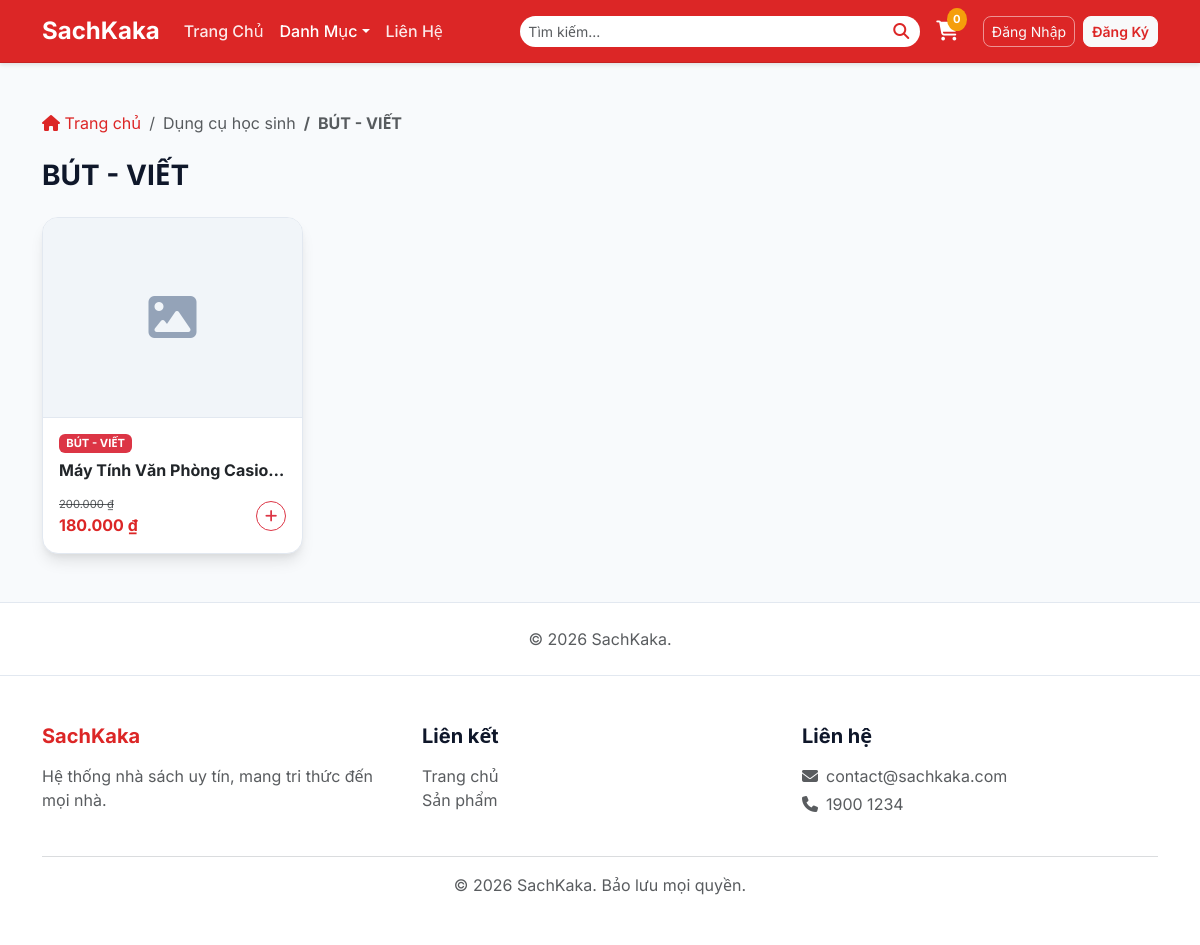
Screenshot of /products?category=4 with the database file from the repository.
### tables this page shows
CREATE TABLE `danhmuc` (  
  `id` int(11) NOT NULL AUTO_INCREMENT,
  `tendanhmuc` varchar(50) NOT NULL,
  PRIMARY KEY (`id`)
);

CREATE TABLE `danhmucchitiet` (
  `id` int(11) NOT NULL AUTO_INCREMENT,
  `tendanhmuc` varchar(50) NOT NULL,
  `danhmuc_id` int(11) NOT NULL,
  PRIMARY KEY (`id`),
  FOREIGN KEY (`danhmuc_id`) REFERENCES `danhmuc` (`id`) ON DELETE CASCADE
);

CREATE TABLE `mathang` (
  `id` int(11) NOT NULL AUTO_INCREMENT,
  `tenmathang` varchar(255) NOT NULL,
  `mota` text,
  `giagoc` float NOT NULL DEFAULT 0,
  `giaban` float NOT NULL DEFAULT 0,
  `soluongton` int(11) NOT NULL DEFAULT 0,
  `hinhanh` varchar(255) DEFAULT NULL,
  `danhmucchitiet_id` int(11) NOT NULL,
  `luotxem` int(11) NOT NULL DEFAULT 0,
  `luotmua` int(11) NOT NULL DEFAULT 0,
  PRIMARY KEY (`id`),
  FOREIGN KEY (`danhmucchitiet_id`) REFERENCES `danhmucchitiet` (`id`) ON DELETE CASCADE
);

### core/Controller.php (called while the page is built, shortened)
<?php
class Controller {
    protected function render(string $view, array $data = [], string $layout = 'main'): void {
        extract($data);
        require ROOT . '/view/' . $view . '.php';
        $content = ob_get_clean();
        require ROOT . '/view/layout/' . $layout . '.php';
    }
}

### controller/Product.php (called while the page is built, shortened)
<?php
class Product extends Controller {
    public function index(): void {
        $categoryId = $_GET['category'] ?? null;
        $q = $_GET['q'] ?? null;
        $danhMucModel = new DanhMucModel();
        $matHangModel = new MatHangModel();
        $breadcrumb = null;
        if ($categoryId) {
            $s = (new DanhMucChiTietModel())->getAllWithParent();
            foreach ($s as $cat) {
                if ($cat['id'] == $categoryId) { $breadcrumb = $cat; break; }
            }
        }
        $this->render('product/index', [
            'pageTitle' => $breadcrumb ? htmlspecialchars($breadcrumb['tendanhmuc']) . ' - SachKaka' : 'Sản Phẩm - SachKaka',
            'categories' => $danhMucModel->getWithDetails(),
            'products' => $matHangModel->getFiltered($categoryId, $q),
            'q' => $q,
            'category' => $categoryId,
            'breadcrumb' => $breadcrumb,
        ]);
    }
}

### index.php (called while the page is built, shortened)
<?php
function url(string $path = ''): string {
    return BASE_PATH . '/' . ltrim($path, '/');
}
spl_autoload_register(function (string $class): void {
    foreach (['core', 'model', 'controller', 'app_admin/controller'] as $dir) {
        $file = ROOT . '/' . $dir . '/' . $class . '.php';
        if (file_exists($file)) {
            return;
        }
    }
});
Router::dispatch();

### core/Database.php (called while the page is built)
<?php
class Database {
    private static ?PDO $instance = null;
    public static function getInstance(): PDO {
        if (self::$instance === null) {
            self::$instance = new PDO(
                'mysql:host=' . DB_HOST . ';dbname=' . DB_NAME . ';charset=utf8mb4',
                DB_USER,
                DB_PASS
            );
            self::$instance->setAttribute(PDO::ATTR_ERRMODE, PDO::ERRMODE_EXCEPTION);
            self::$instance->setAttribute(PDO::ATTR_DEFAULT_FETCH_MODE, PDO::FETCH_ASSOC);
        }
        return self::$instance;
    }
}

### model/DanhMucChiTietModel.php (called while the page is built, shortened)
<?php
class DanhMucChiTietModel {
    private PDO $db;
    public function __construct() { $this->db = Database::getInstance(); }
    public function getAllWithParent(): array {
        return $this->db->query(
            "SELECT d.*, c.tendanhmuc as tendanhmuc_cha FROM danhmucchitiet d
             JOIN danhmuc c ON d.danhmuc_id = c.id"
        )->fetchAll();
    }
}

### model/MatHangModel.php (called while the page is built, shortened)
<?php
class MatHangModel {
    private PDO $db;
    public function __construct() { $this->db = Database::getInstance(); }
    public function getFiltered(?string $categoryId, ?string $query): array {
        $where = []; $params = [];
        if ($categoryId !== null && $categoryId !== '') {
            $where[] = "m.danhmucchitiet_id = ?"; $params[] = $categoryId;
        }
        $sql = "SELECT m.*, d.tendanhmuc as tendanhmuc_chitiet,
                (SELECT COUNT(*) FROM hinhanh_mathang WHERE mathang_id = m.id) as so_anh
                FROM mathang m JOIN danhmucchitiet d ON m.danhmucchitiet_id = d.id"
             . ($where ? ' WHERE ' . implode(' AND ', $where) : '')
             . " ORDER BY m.id DESC";
        $s = $this->db->prepare($sql);
        $s->execute($params);
        return $s->fetchAll();
    }
}

### view/layout/main.php (the view, shortened to what this page needs)
<!DOCTYPE html>
<html lang="vi">
<head>
    <link href="https://cdn.jsdelivr.net/npm/bootstrap@5.3.0/dist/css/bootstrap.min.css" rel="stylesheet">
    <link rel="stylesheet" href="https://cdnjs.cloudflare.com/ajax/libs/font-awesome/6.4.0/css/all.min.css">
    <link href="<?= url('view/css/style.css') ?>" rel="stylesheet">
</head>
<body>
<nav class="navbar navbar-expand-lg navbar-glass sticky-top">
    <div class="container">
        <a class="navbar-brand" href="<?= url('/') ?>">SachKaka</a>
        <div class="collapse navbar-collapse" id="navbarNav">
            <ul class="navbar-nav me-auto mb-2 mb-lg-0">
                <li class="nav-item">
                    <a class="nav-link <?= ($activeNav??'')==='home' ? 'active':'' ?>" href="<?= url('/') ?>">Trang Chủ</a>
                </li>
                <li class="nav-item dropdown">
                    <a class="nav-link dropdown-toggle <?= ($activeNav??'')==='products' ? 'active':'' ?>"
                       href="#" id="navbarDropdown" role="button" aria-expanded="false">Danh Mục</a>
                </li>
                <li class="nav-item"><a class="nav-link" href="#footer">Liên Hệ</a></li>
            </ul>
            <form class="search-form mx-lg-3 my-2 my-lg-0" action="<?= url('products') ?>" method="GET">
                <input class="form-control form-control-sm" type="search" name="q"
                       value="<?= htmlspecialchars($_GET['q'] ?? '') ?>" placeholder="Tìm kiếm...">
                <button class="btn-search" type="submit"><i class="fas fa-search"></i></button>
            </form>
            <a href="<?= url('cart') ?>" class="cart-icon"><i class="fas fa-shopping-cart"></i><span class="cart-badge" id="navCartBadge">0</span></a>
            <div class="d-flex align-items-center">
                <?php if (isset($_SESSION['user_id'])): ?>
                <div class="dropdown">
                    <a class="nav-link dropdown-toggle d-flex align-items-center" href="#" role="button"
                       id="userDropdown" data-bs-toggle="dropdown" aria-expanded="false">
                        <div style="width:35px;height:35px;border-radius:50%;background:white;display:flex;align-items:center;justify-content:center;margin-right:10px;font-weight:bold;color:var(--primary-color);">
                            <?= strtoupper(substr($_SESSION['user_name'], 0, 1)) ?>
                        </div>
                        <span>Xin chào, <strong><?= htmlspecialchars($_SESSION['user_name']) ?></strong></span>
                    </a>
                    <ul class="dropdown-menu dropdown-menu-end glass-panel" aria-labelledby="userDropdown">
                        <?php if ($_SESSION['user_role'] === 'admin'): ?>
                        <li><a class="dropdown-item text-light" href="<?= url('admin') ?>"><i class="fas fa-cogs me-2"></i>Quản trị hệ thống</a></li>
                        <?php endif; ?>
                        <li><a class="dropdown-item text-light" href="<?= url('my-orders') ?>"><i class="fas fa-box me-2"></i>Đơn hàng của tôi</a></li>
                        <li><hr class="dropdown-divider border-secondary"></li>
                        <li><a class="dropdown-item text-danger-custom" href="<?= url('logout') ?>"><i class="fas fa-sign-out-alt me-2"></i>Đăng Xuất</a></li>
                    </ul>
                </div>
                <?php else: ?>
                <a href="<?= url('login') ?>" class="btn btn-outline-light btn-sm me-2" style="border-radius:.5rem;border-color:rgba(255,255,255,.5)">Đăng Nhập</a>
                <a href="<?= url('register') ?>" class="btn btn-light btn-sm" style="color:var(--primary-color);font-weight:600;border-radius:.5rem">Đăng Ký</a>
                <?php endif; ?>
            </div>
        </div>
    </div>
</nav>
<?= $content ?>
<footer id="footer" class="mt-auto py-5" style="background:#fff;border-top:1px solid var(--glass-border)">
    <div class="container">
        <div class="row mb-4">
            <div class="col-md-4">
                <h5 class="fw-bold mb-3" style="color:var(--primary-color)">SachKaka</h5>
                <p class="text-muted">Hệ thống nhà sách uy tín, mang tri thức đến mọi nhà.</p>
            </div>
            <div class="col-md-4">
                <h5 class="fw-bold mb-3">Liên kết</h5>
                <ul class="list-unstyled">
                    <li><a href="<?= url('/') ?>" class="text-muted text-decoration-none">Trang chủ</a></li>
                    <li><a href="<?= url('products') ?>" class="text-muted text-decoration-none">Sản phẩm</a></li>
                </ul>
            </div>
            <div class="col-md-4">
                <h5 class="fw-bold mb-3">Liên hệ</h5>
                <p class="text-muted mb-1"><i class="fas fa-envelope me-2"></i>contact@sachkaka.com</p>
                <p class="text-muted"><i class="fas fa-phone me-2"></i>1900 1234</p>
            </div>
        </div>
        <hr class="border-secondary opacity-25">
        <p class="mb-0 text-center text-muted">&copy; 2026 SachKaka. Bảo lưu mọi quyền.</p>
    </div>
</footer>
</body>
</html>

### view/product/index.php (shortened to what this page needs)
<?php $activeNav = 'products'; ?>
<div class="container my-5 flex-grow-1">
    <?php if (isset($breadcrumb)): ?>
    <nav aria-label="breadcrumb" class="mb-4">
        <ol class="breadcrumb">
            <li class="breadcrumb-item"><a href="<?= url('/') ?>" class="text-decoration-none text-danger-custom"><i class="fas fa-home"></i> Trang chủ</a></li>
            <li class="breadcrumb-item text-muted"><?= htmlspecialchars($breadcrumb['tendanhmuc_cha']) ?></li>
            <li class="breadcrumb-item active fw-bold" aria-current="page"><?= htmlspecialchars($breadcrumb['tendanhmuc']) ?></li>
        </ol>
    </nav>
    <h3 class="fw-bold mb-4"><?= htmlspecialchars($breadcrumb['tendanhmuc']) ?></h3>
    <?php endif; ?>
    <?php if (count($products) > 0): ?>
    <div class="row g-4">
        <?php foreach ($products as $product): ?>
        <div class="col-6 col-md-4 col-lg-3">
            <div class="card glass-panel book-card h-100 border-0">
                <a href="<?= url('product?id=' . $product['id']) ?>" class="text-decoration-none text-dark d-flex flex-column h-100">
                    <div class="book-img position-relative">
                    </div>
                    <div class="card-body d-flex flex-column p-3">
                        <span class="badge bg-danger w-auto mb-2" style="align-self:flex-start;font-size:.7rem"><?= htmlspecialchars($product['tendanhmuc_chitiet']) ?></span>
                        <h6 class="card-title fw-bold text-truncate" title="<?= htmlspecialchars($product['tenmathang']) ?>"><?= htmlspecialchars($product['tenmathang']) ?></h6>
                        <div class="mt-auto d-flex justify-content-between align-items-center pt-2">
                            <div>
                                <?php if ($product['giagoc'] > $product['giaban']): ?>
                                <small class="text-decoration-line-through text-muted d-block" style="font-size:.7rem"><?= number_format($product['giagoc'],0,',','.') ?> ₫</small>
                                <?php endif; ?>
                                <span class="fw-bold fs-6 text-danger-custom"><?= number_format($product['giaban'],0,',','.') ?> ₫</span>
                            </div>
                            <button type="button" class="btn btn-sm btn-outline-danger rounded-circle add-to-cart-btn"
                                data-id="<?= $product['id'] ?>"
                                data-name="<?= htmlspecialchars($product['tenmathang']) ?>"
                                data-price="<?= $product['giaban'] ?>"
                                data-img="<?= url($product['hinhanh'] ?? '') ?>"
                                data-stock="<?= $product['soluongton'] ?>"
                                style="width:30px;height:30px;padding:0;display:flex;align-items:center;justify-content:center"
                                <?= $product['soluongton'] <= 0 ? 'disabled' : '' ?>>
                                <i class="fas fa-plus"></i>
                            </button>
                        </div>
                    </div>
                </a>
            </div>
        </div>
        <?php endforeach; ?>
    </div>
    <?php else: ?>
    <div class="alert alert-warning">Không tìm thấy sản phẩm nào phù hợp!</div>
    <?php endif; ?>
</div>
<footer class="py-4" style="background:#fff;border-top:1px solid var(--glass-border)">
    <div class="container text-center text-muted"><p class="mb-0">&copy; 2026 SachKaka.</p></div>
</footer>

### core/Router.php (shortened to what this page needs)
<?php
class Router {
    private static array $routes = [];
    public static function get(string $path, string $controller, string $action): void {
        self::$routes[] = ['method' => 'GET', 'path' => $path, 'controller' => $controller, 'action' => $action];
    }
    public static function post(string $path, string $controller, string $action): void {
        self::$routes[] = ['method' => 'POST', 'path' => $path, 'controller' => $controller, 'action' => $action];
    }
    public static function dispatch(): void {
        $method = $_SERVER['REQUEST_METHOD'];
        $uri    = parse_url($_SERVER['REQUEST_URI'], PHP_URL_PATH);
        $base = rtrim(str_replace('\\', '/', dirname($_SERVER['SCRIPT_NAME'])), '/');
        $uri  = '/' . ltrim(substr($uri, strlen($base)), '/');
        $uri  = rtrim($uri, '/');
        $uri  = ($uri === '') ? '/' : $uri;
        foreach (self::$routes as $route) {
            if ($route['method'] === $method && $route['path'] === $uri) {
                $ctrl = new $route['controller']();
                $ctrl->{$route['action']}();
                return;
            }
        }
    }
}

### view/css/style.css (style rules this page uses)
:root { --primary-color: #dc2626; --primary-hover: #b91c1c; --secondary-color: #f87171; --bg-color: #f8fafc; --card-bg: #ffffff; --text-main: #0f172a; --text-muted: #475569; --glass-border: #e2e8f0; }
body { font-family: 'Inter', 'Segoe UI', Tahoma, Geneva, Verdana, sans-serif; background-color: var(--bg-color); color: var(--text-main); min-height: 100vh; margin: 0; display: flex; flex-direction: column; }
.glass-panel { background: var(--card-bg); border: 1px solid var(--glass-border); box-shadow: 0 10px 15px -3px rgba(0, 0, 0, 0.1), 0 4px 6px -2px rgba(0, 0, 0, 0.05); border-radius: 1rem; }
.navbar-glass { background: var(--primary-color) !important; border-bottom: 1px solid rgba(0,0,0,0.1); box-shadow: 0 2px 4px rgba(0,0,0,0.1); }
.navbar-brand { font-weight: 700; color: white !important; font-size: 1.5rem; }
.nav-link { color: rgba(255, 255, 255, 0.9) !important; font-weight: 500; transition: color 0.3s ease; padding: 0.5rem 1rem; }
.nav-link:hover, .nav-link.active { color: white !important; }
.search-form { position: relative; width: 100%; max-width: 400px; }
.search-form .form-control { border-radius: 2rem; padding-right: 2.5rem; border: none; }
.search-form .btn-search { position: absolute; right: 5px; top: 50%; transform: translateY(-50%); background: transparent; border: none; color: var(--primary-color); }
.cart-icon { color: white; font-size: 1.25rem; position: relative; text-decoration: none; margin-right: 1.5rem; }
.cart-badge { position: absolute; top: -8px; right: -8px; background-color: #f59e0b; color: white; border-radius: 50%; font-size: 0.7rem; padding: 0.2rem 0.4rem; font-weight: bold; }
.book-card { background: white; transition: transform 0.3s ease, box-shadow 0.3s ease; overflow: hidden; border: 1px solid var(--glass-border) !important; display: flex; flex-direction: column; }
.book-img { height: 200px; object-fit: cover; background: #f1f5f9; border-bottom: 1px solid var(--glass-border); }
.text-danger-custom { color: var(--primary-color) !important; }

### rows the page displays
danhmuc: tendanhmuc "Dụng cụ học sinh"
danhmucchitiet: tendanhmuc "BÚT - VIẾT"
mathang: danhmucchitiet.tendanhmuc "BÚT - VIẾT", tenmathang "Máy Tính Văn Phòng Casio…", giagoc "200.000", giaban "180.000"
